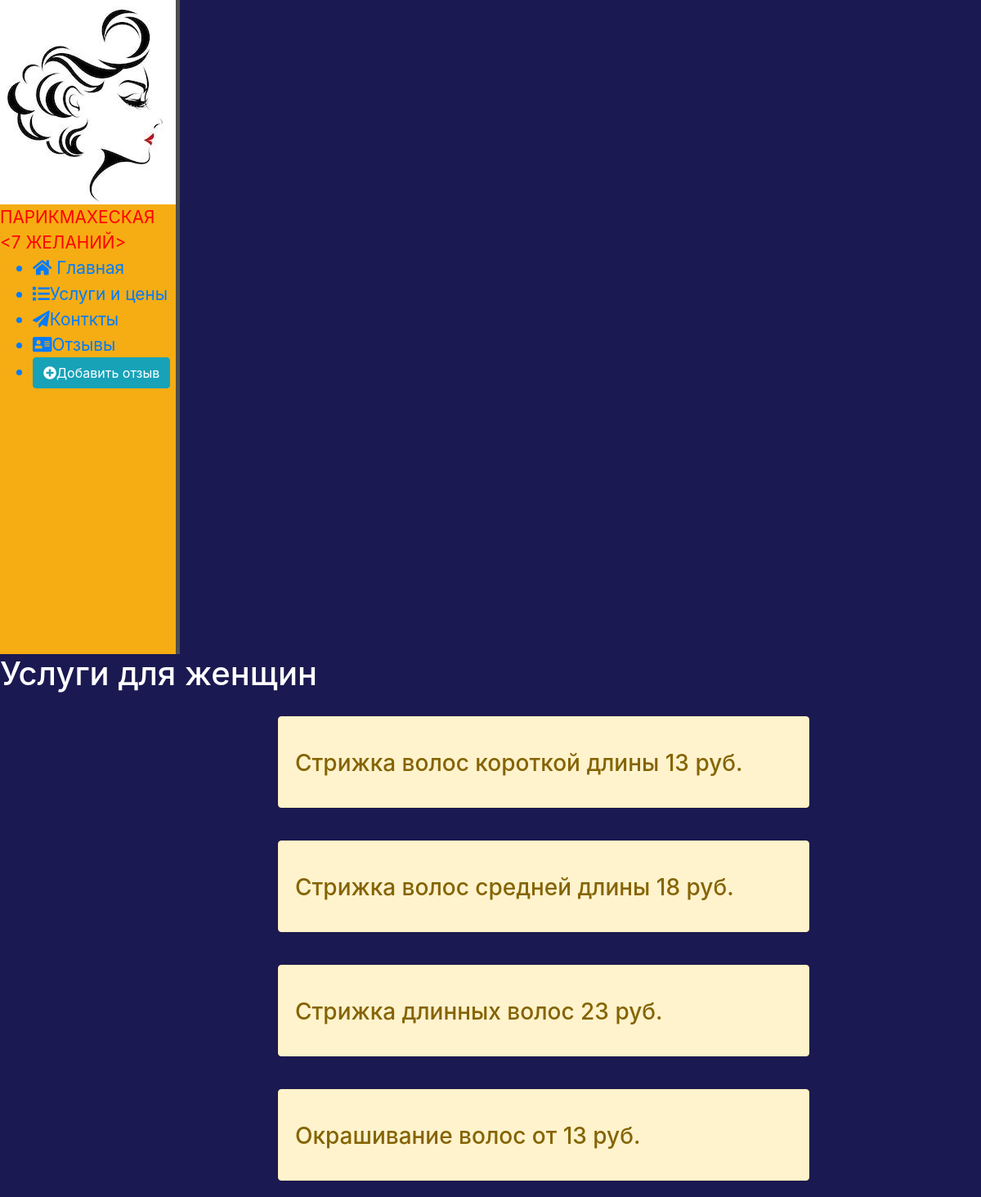
The page /services_for_women on the database as committed earlier.
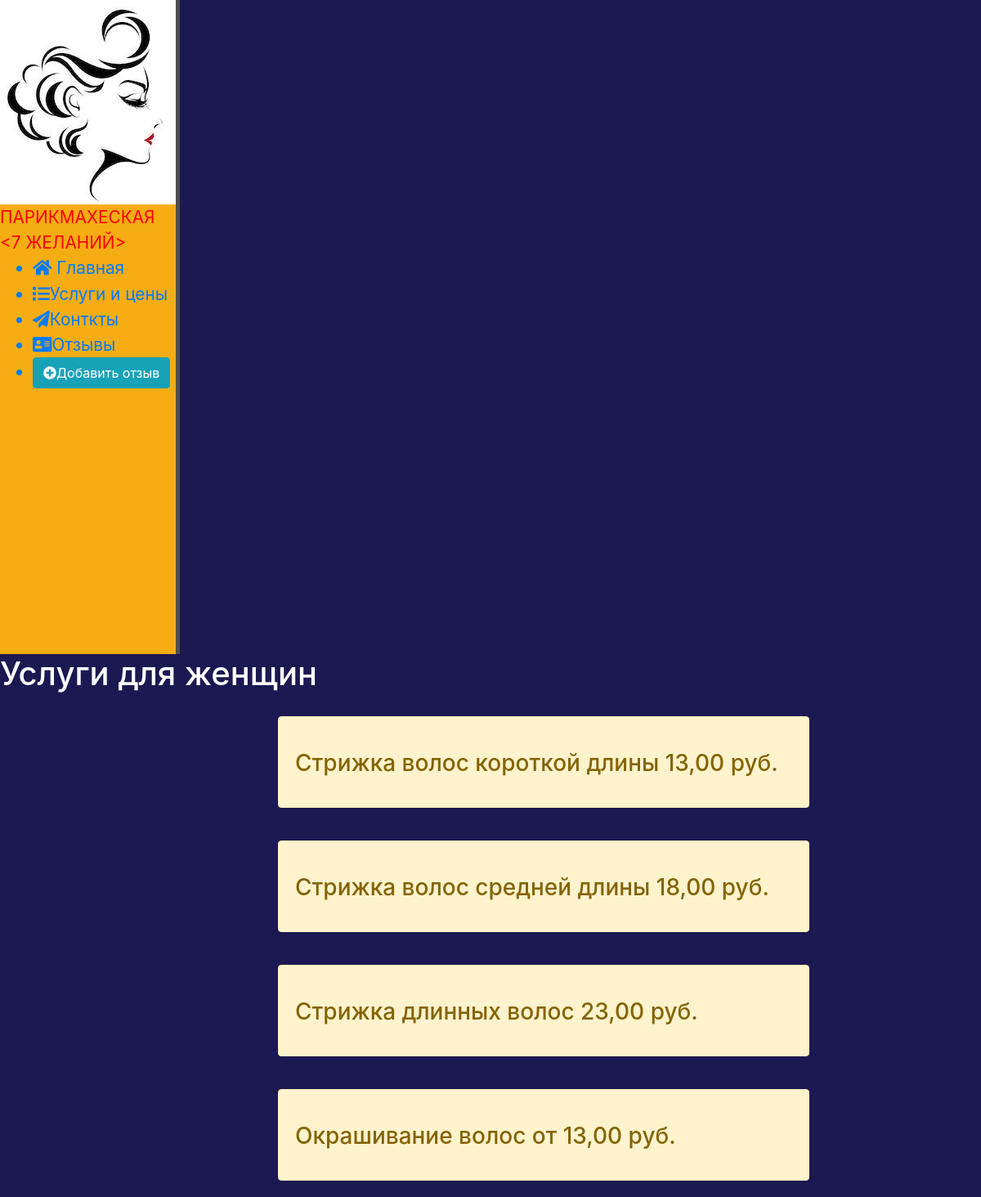
The same page on the database as committed later.
### main/models.py (models this page shows)
class ServicesForWomen(models.Model):
    title = models.CharField(max_length=128, verbose_name="Название услуги")
    price = models.CharField(max_length=100, verbose_name="Цена")
    def __str__(self):
        return f"{self.title} {self.price} руб."

### main/views.py (the view)
# urls.py: path('services_for_women', views.services_for_women, name='services_for_women'),
def services_for_women(request):
    servicesForWomen = ServicesForWomen.objects.all()
    return render(request, 'main/services_for_women.html', {'servicesForWomen': servicesForWomen})

### main/templates/main/services_for_women.html (shortened to what this page needs)
{% extends 'main/layout.html' %}
{% block content %}
     <div class="features">
     <h1>Услуги для женщин</h1>
         {% for el in servicesForWomen %}
              <div class="alert alert-warning">
                  <h3>{{ el }}</h3>
              </div>
         {% endfor %}
     </div>
{% endblock %}

### main/templates/main/layout.html (shortened to what this page needs)
{% load static %}
<html lang="ru">
<head>
    <link rel="stylesheet" href="https://cdn.jsdelivr.net/npm/bootstrap@4.6.0/dist/css/bootstrap.min.css">
    <link rel="stylesheet" href="{%static 'main/css/main.css' %}">
    <link rel="stylesheet" href="https://use.fontawesome.com/releases/v5.8.2/css/all.css">
</head>
<body>
<div class="mainBlock">
    <div class="leftSide">
         <img src="{% static 'main/img/logo.jpg' %}" alt="Лого">
        <span class="logo">ПАРИКМАХЕСКАЯ<br> <7 ЖЕЛАНИЙ></span>
        <ul>
            <a href="{% url 'home' %}"><li><i class="fas fa-home"></i> Главная</li></a>
            <a href="{% url 'services' %}"><li><i class="fas fa-list"></i>Услуги и цены</li></a>
            <a href="contacts"><li><i class="fas fa-paper-plane"></i>Конткты</li></a>
            <a href="{% url 'reviews' %}"><li><i class="fa fa-address-card"></i>Отзывы</li></a>
            <a href="{% url 'add_review' %}"><li><button class="btn btn-info"><i class="fas fa-plus-circle"></i>Добавить отзыв</button></li></a>
        </ul>
    </div>
    <div class="rightBlock">
      {% block content %}
      {% endblock %}
    </div>
</div>
</body>
</html>

### main/static/main/css/main.css (style rules this page uses)
body { background: #1B1951; }
h1 { color: #fff; }
.alert-warning { float: left; clear: both; width: 400px; margin: 20px 34%; text-align: left; }
span { color: red; }

### main/templates/main/layout.html (style rules this page uses)
.leftSide { -webkit-text-size-adjust: 100%; -webkit-tap-highlight-color: transparent; --blue: #007bff; --indigo: #6610f2; --purple: #6f42c1; --pink: #e83e8c; --red: #dc3545; --orange: #fd7e14; --yellow: #ffc107; --green: #28a745; --teal: #20c997; --cyan: #17a2b8; --white: #fff; --gray: #6c757d; --gray-dark: #343a40; --primary: #007bff; --secondary: #6c757d; --success: #28a745; --info: #17a2b8; --warning: #ffc107; --danger: #dc3545; --light: #f8f9fa; --dark: #343a40; --breakpoint-xs: 0; --breakpoint-sm: 576px; --breakpoint-md: 768px; --breakpoint-lg: 992px; --breakpoint-xl: 1200px; --font-family-sans-serif: -apple-system,BlinkMacSystemFont,"Segoe UI",Roboto,"Helvetica Neue",Arial,"Noto Sans","Liberation Sans",sans-serif,"Apple Color Emoji","Segoe UI Emoji","Segoe UI Symbol","Noto Color Emoji"; --font-family-monospace: SFMono-Regular,Menlo,Monaco,Consolas,"Liberation Mono","Courier New",monospace; font-family: -apple-system,BlinkMacSystemFont,"Segoe UI",Roboto,"Helvetica Neue",Arial,"Noto Sans","Liberation Sans",sans-serif,"Apple Color Emoji","Segoe UI Emoji","Segoe UI Symbol","Noto Color Emoji"; font-size: 130%; font-weight: 400; line-height: 1.5; text-align: left; box-sizing: border-box; display: block; float: left; background: #F5AD13; width: 220px; height: 100%; color: #fff; border-right: 5px solid #4d4d4d; }
.mainBlock { display: inline; width: 100%; }
.rightBlock { width: 1000px; float: left; }

### main/templates/main/services_for_women.html (style rules this page uses)
h3 { margin: 28px 0px; width:650px;height: 30px;border-radius:3px; }
.alert-warning { width: 650px; }

Rows that differ between the two databases and show on the page:
changed ServicesForWomen: title+price "Стрижка волос короткой длины 13 руб." → "Стрижка волос короткой длины 13,00 руб."
changed ServicesForWomen: title+price "Стрижка волос средней длины 18 руб." → "Стрижка волос средней длины 18,00 руб."
changed ServicesForWomen: title+price "Стрижка длинных волос 23 руб." → "Стрижка длинных волос 23,00 руб."
changed ServicesForWomen: title+price "Окрашивание волос от 13 руб." → "Окрашивание волос от 13,00 руб."
